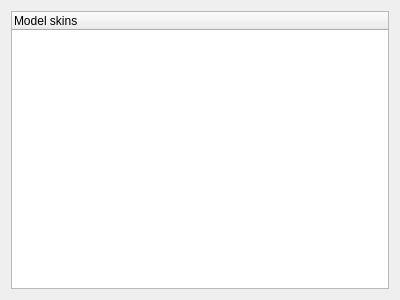
<?xml version="1.0" encoding="UTF-8"?>
<ui version="4.0">
 <class>ModelSkinManager</class>
 <widget class="QWidget" name="ModelSkinManager">
  <property name="geometry">
   <rect>
    <x>0</x>
    <y>0</y>
    <width>400</width>
    <height>300</height>
   </rect>
  </property>
  <property name="windowTitle">
   <string>Skin Editor</string>
  </property>
  <layout class="QGridLayout" name="gridLayout">
   <item row="0" column="0">
    <widget class="ResourceTreeWidget" name="treeWidget">
     <property name="contextMenuPolicy">
      <enum>Qt::CustomContextMenu</enum>
     </property>
     <column>
      <property name="text">
       <string notr="true">Model skins</string>
      </property>
     </column>
    </widget>
   </item>
  </layout>
 </widget>
 <customwidgets>
  <customwidget>
   <class>ResourceTreeWidget</class>
   <extends>QTreeWidget</extends>
   <header>resourcetreewidget.h</header>
  </customwidget>
 </customwidgets>
 <resources/>
 <connections/>
 <slots>
  <slot>onContextMenuRequest(QPoint)</slot>
 </slots>
</ui>
